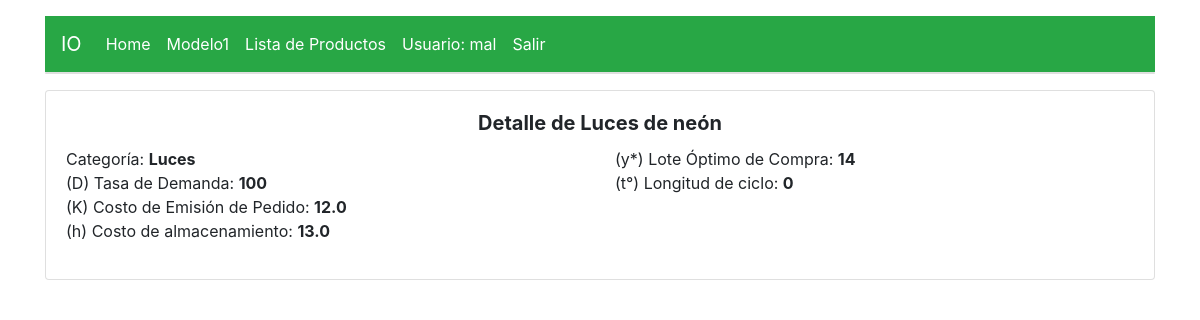
The app's page /msapp/modelo1/show/14/ (signed in) with its own data.
### msapp/models.py (models this page shows, shortened)
class Modelo1(models.Model):
	nombre_producto		= models.CharField(max_length=50)
	categoria	= models.CharField(max_length=50)
	usuario 	= models.ForeignKey(User, on_delete=models.CASCADE)
	tiempo 	= models.FloatField(default=1)
	d		= models.IntegerField(verbose_name='Tasa de Demanda')
	k 		= models.FloatField(verbose_name='Costo de Preparación de Pedido')
	h 		= models.FloatField(verbose_name='Costo de Almacenamiento')
	def inventario_promedio(self):
		return self.d / 2
	ip = property(inventario_promedio)
	def lote_optimo_compra(self):
		return round(sqrt((2*self.k*self.d)/self.h))
	loc = property(lote_optimo_compra)
	def longitud_ciclo(self):
		return round(self.loc / self.d)
	lc 	= property(longitud_ciclo)

### msapp/views.py (the view)
# urls.py: path('modelo1/show/<id>/', views.modelo1_show, name='modelo1_show'),
def modelo1_show(request, id):
	titulo 	= 'Ver'
	template = loader.get_template('msapp/modelo1/show.html')
	usuario_logueado = request.user
	modelo 	= Modelo1.objects.get(usuario=usuario_logueado, pk=id)
	context = {
		'titulo'	: titulo,
		'modelo'	: modelo,
	}
	return HttpResponse(template.render(context, request))

### msapp/templates/msapp/modelo1/show.html (shortened to what this page needs)
{% extends 'base.html' %}
{% block content %}
<link rel="stylesheet" href="//cdnjs.cloudflare.com/ajax/libs/morris.js/0.5.1/morris.css">
<div class="card">
<div class="card-body">
<h5 class="card-title text-center">
<strong>Detalle de {{ modelo.nombre_producto }}</strong>
</h5>
<div class="row">
  <div class="col-md-6 col-sm-12">
    <ul class="list-unstyled">
      <li>Categoría:  <strong>{{ modelo.categoria }}</strong></li>
      <li>(D) Tasa de Demanda: <strong>{{ modelo.d }}</strong></li>
      <li>(K) Costo de Emisión de Pedido: <strong>{{ modelo.k }}</strong></li>
      <li>(h) Costo de almacenamiento: <strong>{{ modelo.h }}</strong></li>
    </ul>
  </div>
  <div class="col-md-6 col-sm-12">
    <ul class="list-unstyled">
      <li>(y*) Lote Óptimo de Compra: <strong>{{ modelo.loc }}</strong></li>
      <li>(t°) Longitud de ciclo: <strong>{{ modelo.lc }}</strong></li>
    </ul>
  </div>
</div>
</div>
</div>
{% endblock %}

### msapp/templates/base.html (shortened to what this page needs)
{% load static %}
<!DOCTYPE html>
  <html>
    <head>
	    <link type="text/css" rel="stylesheet" href="{% static 'auth2/css/bootstrap.min.css' %}"  media="screen,projection"/>
    </head>
    <body>
    <div class="container">
     <nav class="navbar navbar-expand-lg navbar-dark bg-success" style="margin-top: 1em;">
  <a class="navbar-brand" href="#">IO</a>
  <div class="collapse navbar-collapse" id="navbarNav">
    <ul class="navbar-nav">
      <li class="nav-item active">
        <a class="nav-link" href="{% url 'index' %}">Home </a>
      </li>
      <li class="nav-item active">
        <a class="nav-link" href="{% url 'modelo1_nuevo' %}">Modelo1</a>
      </li>
      <li class="nav-item active">
        <a class="nav-link" href="{% url 'modelo1_index' %}">Lista de Productos</a>
      </li>
      <li class="nav-item active">
        <a class="nav-link disabled" href="#">Usuario: {{ request.user.username }}</a>
      </li>
      <li class="nav-item active">
        <a class="nav-link" href="{% url 'logout' %}">Salir</a>
      </li>
    </ul>
  </div>
</nav>
    <div class="card" >
    </div>
    </div>
    <div class="container" style="margin-top: 1em;">
      {% block content %}
      {% endblock %}
    </div>
    </body>
  </html>

### records on screen
Modelo1: nombre_producto "Luces de neón", categoria "Luces", d "100", k "12.0", h "13.0", loc "14", lc "0"

### other values on screen
{{ request.user.username }} "mal"
